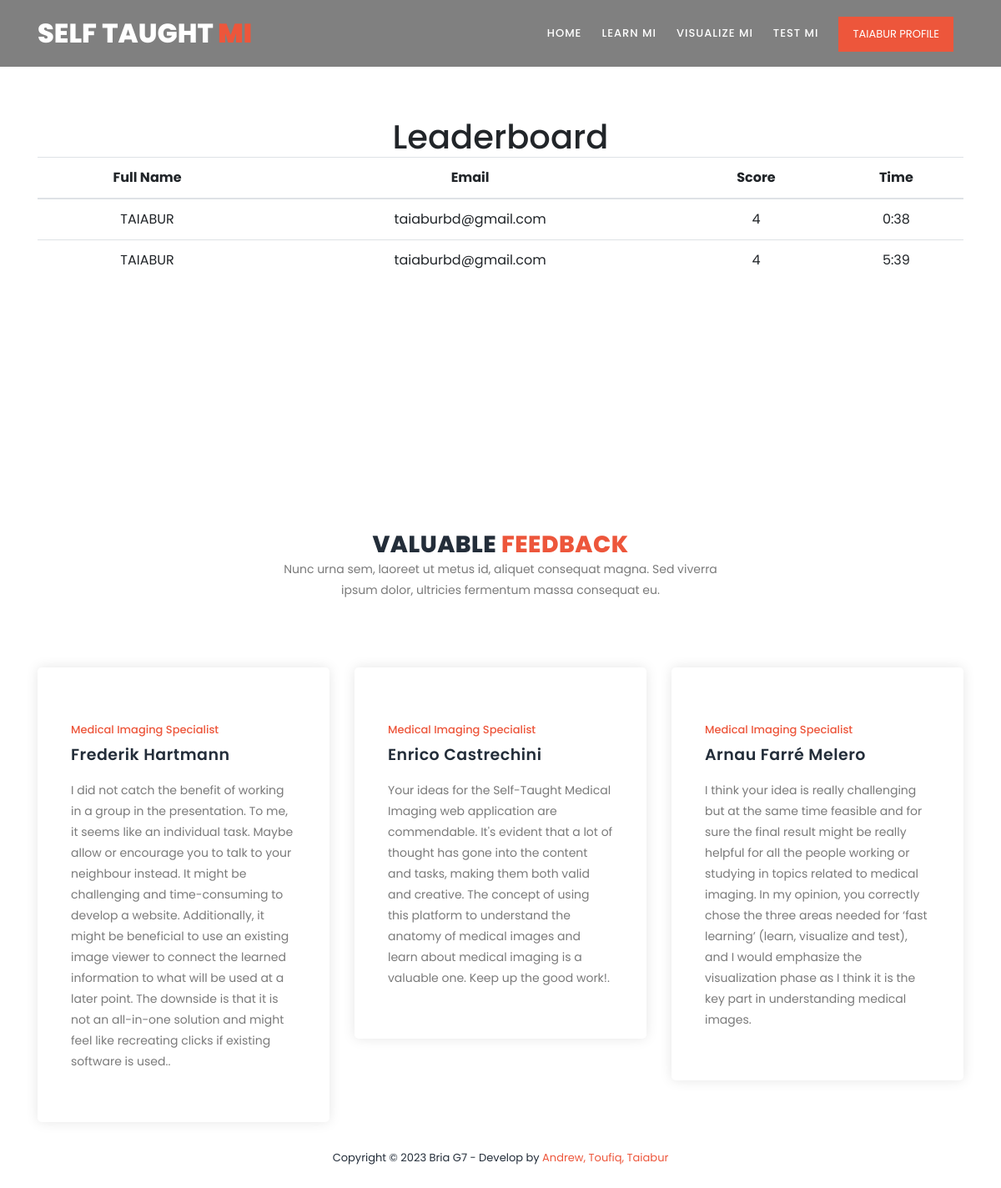
The app's page /leaderboard (signed in), older data.
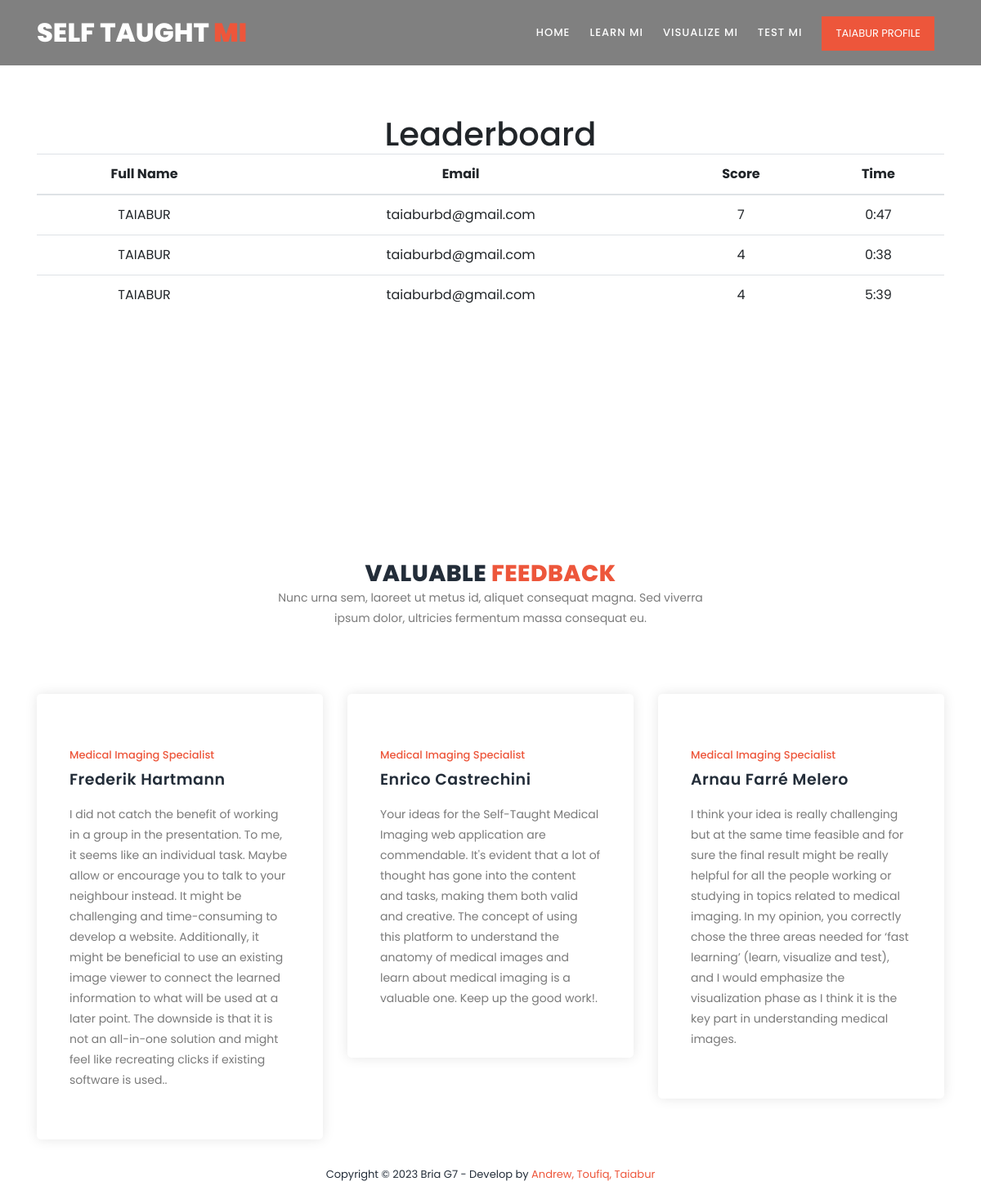
The same page, newer data.
### tables this page shows
CREATE TABLE users (
    id INTEGER PRIMARY KEY,
    fullname TEXT NULL,
    username TEXT UNIQUE NOT NULL,
    password TEXT NOT NULL,
    isadmin INTEGER DEFAULT 0,
    created TIMESTAMP NOT NULL DEFAULT 
    CURRENT_TIMESTAMP
);

CREATE TABLE quiz_list (
    id INTEGER PRIMARY KEY,
    quiz_id VARCHAR(255),
    user_id INTEGER,
    total_mark INTEGER,
    category VARCHAR(255),
    created_date TIMESTAMP DEFAULT CURRENT_TIMESTAMP
);

### views.py (the view)
@app.route('/leaderboard')
def leaderboard():
    if 'user_id' in session:
        conn = get_db_connection()
        category_cursor = conn.execute('SELECT category_id FROM tutorials GROUP BY category_id ')
        categories = category_cursor.fetchall()
        quiz_cat = request.args.get('quiz_cat')
        quiz_details=''
        if quiz_cat:
            quiz_details = conn.execute(
                'SELECT * FROM quiz_list JOIN users ON users.id = quiz_list.user_id WHERE quiz_list.category = ? ORDER BY total_mark DESC, category ASC',
                (quiz_cat,)
            ).fetchall()
        else:
            quiz_details = conn.execute(
                'SELECT * FROM quiz_list JOIN users ON users.id = quiz_list.user_id ORDER BY total_mark DESC, category ASC',
            ).fetchall()
        conn.close()
        return render_template('leaderboard.html',quiz_details=quiz_details,quiz_cat=quiz_cat,categories=categories)
    else:
        return redirect(url_for('login'))

### admin.py (called while the page is built)
@app.before_request
def check_admin_access():
    if request.endpoint and request.endpoint.startswith('admin'):
        if not is_admin():
            return redirect(url_for('hello'))

### views.py (called while the page is built)
def get_db_connection():
    conn = sqlite3.connect('database.db')
    conn.row_factory = sqlite3.Row
    return conn

### templates/leaderboard.html (shortened to what this page needs)
{% extends "base.html" %}
{% block content %}
<section class="section" id="features">
  <div class="container">
      <div class="row">
        <div class="col-lg-12">
          <div class="section-heading">
              <h1>Leaderboard</h1>
                  {% set selected = '' %}
              <table class="table table-stripe">
                <thead>
                    <tr>
                        <th>Full Name</th>
                        <th>Email</th>
                        <th>Score</th>
                        <th>Time</th>
                    </tr>
                </thead>
                <tbody>
                    {% for row in quiz_details %}
                        <tr>
                            <td>{{ row.fullname.upper()}}</td>
                            <td>{{ row.username }}</td>
                            <td>{{ row.total_mark }}</td>
                            <td>{{ row.category }}</td>
                        </tr>
                    {% endfor %}
                </tbody>
            </table>
          </div>
      </div>
    </div>
</section>
{% endblock %}

### templates/base.html (shortened to what this page needs)
<!DOCTYPE html>
<html lang="en">
  <head>
    <link rel="stylesheet" type="text/css" href="{{ url_for('static',filename='assets/css/bootstrap.min.css') }}">
    <link rel="stylesheet" type="text/css" href="{{ url_for('static',filename='assets/css/font-awesome.css') }}">
    <link rel="stylesheet" href="{{ url_for('static',filename='assets/css/templatemo-training-studio.css') }}">
    </head>
    <body>
        <header class="header-area header-sticky" style="{% if request.path != '/' %}background:gray{% endif %}">
            <div class="container">
                <div class="row">
                    <div class="col-12">
                        <nav class="main-nav">
                            <a href="/" class="logo">Self Taught<em> Mi</em></a>
                            <ul class="nav">
                                <li class="scroll-to-section "><a href="/" class="{% if request.path == '/' %}active{% endif %}">Home</a></li>
                                <li class="scroll-to-section "><a href="/tutorial" class="{% if request.path == '/tutorial' %}active{% endif %}">Learn mi</a></li>
                                <li class="scroll-to-section "><a href="/visualize-mi" class="{% if request.path == '/visualize-mi' %}active{% endif %}">Visualize Mi</a></li>
                                <li class="scroll-to-section "><a href="/test_mi" class="{% if request.path == '/test_mi' %}active{% endif %}">Test mi</a></li>
                                {% if 'user_id' in session %}
                                    <li class="main-button ">
                                        <a href="/profile" >{{ session['user_fullname'] }} Profile</a>
                                    </li>
                                {% else %}
                                    <li class="main-button"><a href="/register#signup">Sign Up</a></li>
                                {% endif %}
                            </ul>
                        </nav>
                    </div>
                </div>
            </div>
        </header>
        {% block content %} {% endblock %}
    <section class="section" id="trainers">
      <div class="container">
          <div class="row">
              <div class="col-lg-6 offset-lg-3">
                  <div class="section-heading">
                      <h2>Valuable <em>Feedback</em></h2>
                      <p>Nunc urna sem, laoreet ut metus id, aliquet consequat magna. Sed viverra ipsum dolor, ultricies fermentum massa consequat eu.</p>
                  </div>
              </div>
          </div>
          <div class="row">
              <div class="col-lg-4">
                  <div class="trainer-item">
                      <div class="down-content">
                          <span>Medical Imaging Specialist</span>
                          <h4>Frederik Hartmann</h4>
                          <p>I did not catch the benefit of working in a group in the presentation. To me, it seems like an individual task. Maybe allow or encourage you to talk to your neighbour instead.
                               It might be challenging and time-consuming to develop a website. Additionally, it might be beneficial to use an existing image viewer to connect the learned information to what will be used at a later point. The downside is that it is not an all-in-one solution and might feel like recreating clicks if existing software is used..</p>
                      </div>
                  </div>
              </div>
              <div class="col-lg-4">
                  <div class="trainer-item">
                      <div class="down-content">
                          <span>Medical Imaging Specialist</span>
                          <h4>Enrico Castrechini</h4>
                          <p>Your ideas for the Self-Taught Medical Imaging web application are commendable.
                              It's evident that a lot of thought has gone into the content and tasks, making them
                              both valid and creative. The concept of using this platform to understand the
                              anatomy of medical images and learn about medical imaging is a valuable one. Keep
                              up the good work!.</p>
                      </div>
                  </div>
              </div>
              <div class="col-lg-4">
                  <div class="trainer-item">
                      <div class="down-content">
                          <span>Medical Imaging Specialist</span>
                          <h4>Arnau Farré Melero</h4>
                          <p>I think your idea is really challenging but at the same time feasible and for sure the
                              final result might be really helpful for all the people working or studying in topics
                              related to medical imaging. In my opinion, you correctly chose the three areas needed
                              for ‘fast learning’ (learn, visualize and test), and I would emphasize the visualization
                              phase as I think it is the key part in understanding medical images.</p>
                      </div>
                  </div>
              </div>
          </div>
      </div>
  </section>
    <footer>
        <div class="container">
            <div class="row">
                <div class="col-lg-12">
                    <p>Copyright &copy; 2023 Bria G7
                    - Develop by <a rel="nofollow" href="st-mi.xyz" class="tm-text-link" target="_parent">Andrew, Toufiq, Taiabur </a><br>
                </p>
                </div>
            </div>
        </div>
    </footer>
  </body>
</html>

### static/assets/css/templatemo-training-studio.css (style rules this page uses)
html, body, div, span, applet, object, iframe, h1, h2, h3, h4, h5, h6, p, blockquote, div pre, a, abbr, acronym, address, big, cite, code, del, dfn, em, font, img, ins, kbd, q, s, samp, small, strike, strong, sub, sup, tt, var, b, u, i, center, dl, dt, dd, ol, ul, li, figure, header, nav, section, article, aside, footer, figcaption { margin: 0; padding: 0; border: 0; outline: 0; }
ul, li { padding: 0; margin: 0; list-style: none; }
header, nav, section, article, aside, footer, hgroup { display: block; }
* { box-sizing: border-box; }
html, body { font-family: 'Poppins', sans-serif; font-weight: 400; background-color: #fff; font-size: 16px; -ms-text-size-adjust: 100%; -webkit-font-smoothing: antialiased; -moz-osx-font-smoothing: grayscale; }
a { text-decoration: none !important; }
h1, h2, h3, h4, h5, h6 { margin-top: 0px; margin-bottom: 0px; }
ul { margin-bottom: 0px; }
p { font-size: 14px; line-height: 25px; color: #7a7a7a; }
html, body { background: #fff; font-family: 'Poppins', sans-serif; }
.section-heading { text-align: center; margin-top: 140px; margin-bottom: 80px; }
.section-heading h2 { font-size: 28px; font-weight: 800; color: #232d39; text-transform: uppercase; letter-spacing: 0.5px; margin-top: 0px; margin-bottom: 0px; }
.section-heading h2 em { font-style: normal; color: #ed563b; }
.main-button a { display: inline-block; font-size: 15px; padding: 12px 20px; background-color: #ed563b; color: #fff; text-align: center; font-weight: 400; text-transform: uppercase; transition: all .3s; }
.header-area { position: absolute; top: 0px; left: 0px; right: 0px; z-index: 100; height: 80px; background: rgba(250,250,250,0.1); -webkit-transition: all .5s ease 0s; -moz-transition: all .5s ease 0s; -o-transition: all .5s ease 0s; transition: all .5s ease 0s; }
.header-area .main-nav { min-height: 80px; background: transparent; }
.header-area .main-nav .logo { line-height: 80px; color: #fff; font-size: 32px; font-weight: 800; text-transform: uppercase; float: left; -webkit-transition: all 0.3s ease 0s; -moz-transition: all 0.3s ease 0s; -o-transition: all 0.3s ease 0s; transition: all 0.3s ease 0s; }
.header-area .main-nav .logo em { font-style: normal; color: #ed563b; font-weight: 900; }
.header-area .main-nav .nav { float: right; margin-top: 27px; margin-right: 0px; background-color: transparent; -webkit-transition: all 0.3s ease 0s; -moz-transition: all 0.3s ease 0s; -o-transition: all 0.3s ease 0s; transition: all 0.3s ease 0s; position: relative; z-index: 999; }
.header-area .main-nav .nav li { padding-left: 20px; padding-right: 20px; }
.header-area .main-nav .nav li a { display: block; font-weight: 500; font-size: 13px; color: #7a7a7a; text-transform: uppercase; -webkit-transition: all 0.3s ease 0s; -moz-transition: all 0.3s ease 0s; -o-transition: all 0.3s ease 0s; transition: all 0.3s ease 0s; height: 40px; line-height: 40px; border: transparent; letter-spacing: 1px; }
.header-area .main-nav .nav li a { color: #fff; }
.header-area .main-nav .nav li:last-child a { display: inline-block; font-size: 13px; padding: 11px 17px; background-color: #ed563b; color: #fff; text-align: center; font-weight: 400; letter-spacing: 0px; text-transform: uppercase; transition: all .3s; height: auto; line-height: 20px; }
.header-area.header-sticky { min-height: 80px; }
.header-area.header-sticky .nav { margin-top: 20px !important; }
@media (max-width: 1200px) { .header-area .main-nav .nav li { padding-left: 12px; padding-right: 12px; } }
@media (max-width: 1200px) { .header-area .main-nav:before { display: none; } }
@media (min-width: 767px) { .header-area .main-nav .nav { display: flex !important; } }
#features { margin-bottom: 80px; }
#trainers .trainer-item { background-color: #fff; border-radius: 5px; box-shadow: 0px 0px 15px rgba(0,0,0,0.1); padding: 40px; }
#trainers .trainer-item span { font-size: 13px; font-weight: 500; color: #ed563b; display: inline-block; margin-top: 25px; margin-bottom: 10px; }
#trainers .trainer-item h4 { font-size: 19px; font-weight: 600; color: #232d39; letter-spacing: 0.5px; margin-bottom: 18px; }
#trainers .trainer-item p { margin-bottom: 20px; }
footer { text-align: center; padding: 30px 0px; }
footer p { color: #232d39; font-size: 13px; }
footer p a { cursor: pointer; color: #ed563b; }

Row changes from the older to the newer data that the page shows:
added quiz_list: fullname "TAIABUR", username "taiaburbd@gmail.com", total_mark "7", category "0:47"
